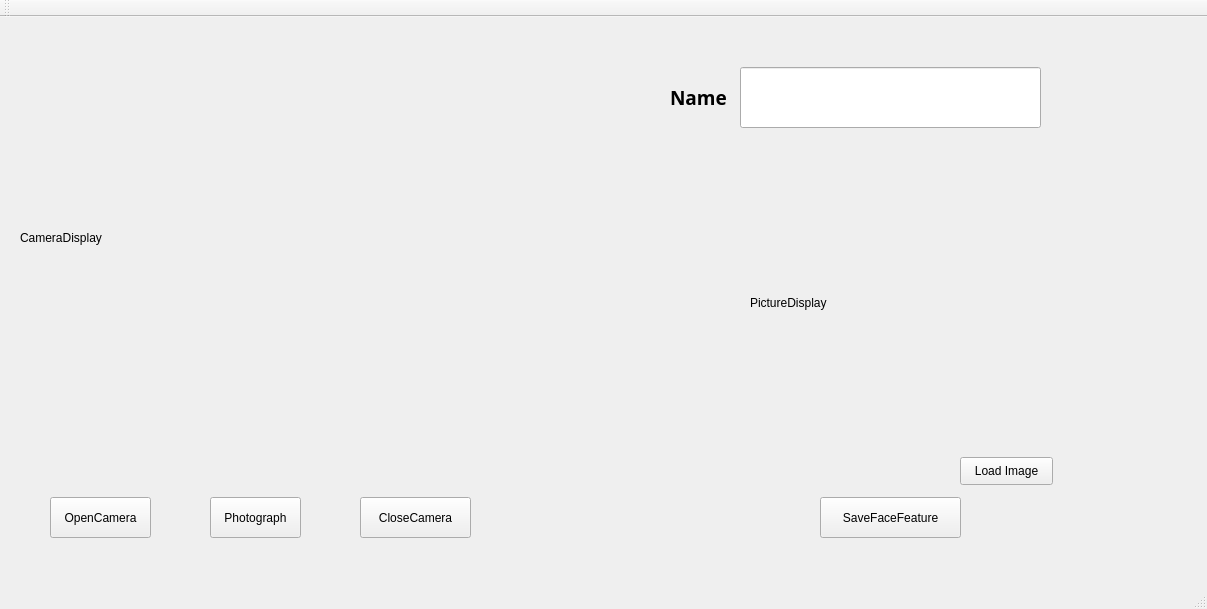
<?xml version="1.0" encoding="UTF-8"?>
<ui version="4.0">
 <class>LogWindow</class>
 <widget class="QMainWindow" name="LogWindow">
  <property name="geometry">
   <rect>
    <x>0</x>
    <y>0</y>
    <width>1207</width>
    <height>609</height>
   </rect>
  </property>
  <property name="windowTitle">
   <string>LogWindow</string>
  </property>
  <widget class="QWidget" name="centralWidget">
   <widget class="QPushButton" name="CameraOpenButton">
    <property name="geometry">
     <rect>
      <x>50</x>
      <y>480</y>
      <width>101</width>
      <height>41</height>
     </rect>
    </property>
    <property name="text">
     <string>OpenCamera</string>
    </property>
   </widget>
   <widget class="QPushButton" name="CameraCloseButton">
    <property name="geometry">
     <rect>
      <x>360</x>
      <y>480</y>
      <width>111</width>
      <height>41</height>
     </rect>
    </property>
    <property name="text">
     <string>CloseCamera</string>
    </property>
   </widget>
   <widget class="QLabel" name="DisplayLabel">
    <property name="geometry">
     <rect>
      <x>20</x>
      <y>10</y>
      <width>491</width>
      <height>421</height>
     </rect>
    </property>
    <property name="frameShape">
     <enum>QFrame::NoFrame</enum>
    </property>
    <property name="frameShadow">
     <enum>QFrame::Plain</enum>
    </property>
    <property name="text">
     <string>CameraDisplay</string>
    </property>
   </widget>
   <widget class="QPushButton" name="PhotoButton">
    <property name="geometry">
     <rect>
      <x>210</x>
      <y>480</y>
      <width>91</width>
      <height>41</height>
     </rect>
    </property>
    <property name="text">
     <string>Photograph</string>
    </property>
   </widget>
   <widget class="QLabel" name="NameLabel">
    <property name="geometry">
     <rect>
      <x>670</x>
      <y>60</y>
      <width>81</width>
      <height>41</height>
     </rect>
    </property>
    <property name="font">
     <font>
      <family>Agency FB</family>
      <pointsize>14</pointsize>
      <weight>75</weight>
      <bold>true</bold>
     </font>
    </property>
    <property name="text">
     <string>Name</string>
    </property>
   </widget>
   <widget class="QLabel" name="PictureLabel">
    <property name="geometry">
     <rect>
      <x>750</x>
      <y>150</y>
      <width>301</width>
      <height>271</height>
     </rect>
    </property>
    <property name="text">
     <string>PictureDisplay</string>
    </property>
   </widget>
   <widget class="QPushButton" name="SaveButton">
    <property name="geometry">
     <rect>
      <x>820</x>
      <y>480</y>
      <width>141</width>
      <height>41</height>
     </rect>
    </property>
    <property name="text">
     <string>SaveFaceFeature</string>
    </property>
   </widget>
   <widget class="QLineEdit" name="NameInputText">
    <property name="geometry">
     <rect>
      <x>740</x>
      <y>50</y>
      <width>301</width>
      <height>61</height>
     </rect>
    </property>
   </widget>
   <widget class="QPushButton" name="LoadFileButton">
    <property name="geometry">
     <rect>
      <x>960</x>
      <y>440</y>
      <width>93</width>
      <height>28</height>
     </rect>
    </property>
    <property name="text">
     <string>Load Image</string>
    </property>
   </widget>
  </widget>
  <widget class="QMenuBar" name="menuBar">
   <property name="geometry">
    <rect>
     <x>0</x>
     <y>0</y>
     <width>1207</width>
     <height>26</height>
    </rect>
   </property>
  </widget>
  <widget class="QToolBar" name="mainToolBar">
   <attribute name="toolBarArea">
    <enum>TopToolBarArea</enum>
   </attribute>
   <attribute name="toolBarBreak">
    <bool>false</bool>
   </attribute>
  </widget>
  <widget class="QStatusBar" name="statusBar"/>
 </widget>
 <layoutdefault spacing="6" margin="11"/>
 <resources>
  <include location="test.qrc"/>
 </resources>
 <connections/>
 <slots>
  <slot>slot1()</slot>
 </slots>
</ui>
